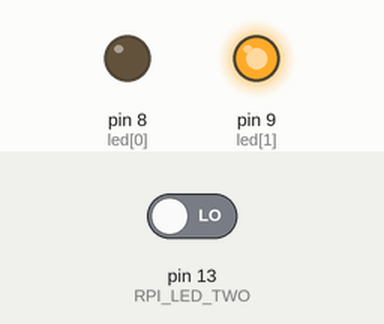
Recording of a sketch running on a simulated Arduino Uno, built with avr-gcc and run on an emulated ATmega328P. Shown: output pins drawn as LEDs (lit = HIGH). Inputs (shaded band) come from the test bench; at power-on: pin 13 (RPI_LED_TWO) LOW.

Above: at 1.2 s.
1.3 s: pin 13 (RPI_LED_TWO) driven HIGH
At 2.3 s:
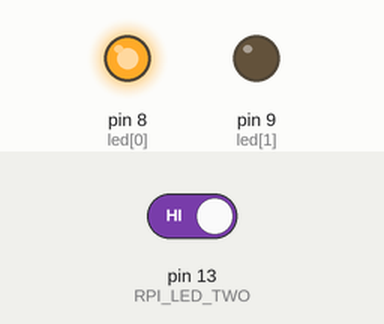
2.8 s: pin 13 (RPI_LED_TWO) driven LOW
At 3.5 s:
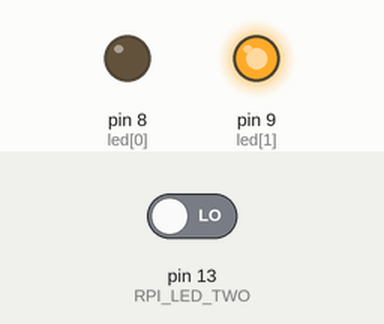
Timing chart, 0 to 5.8 s (numbered marks = the images above; inputs shaded):
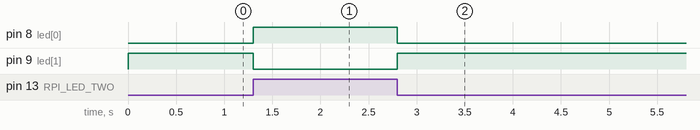

The sketch:

opdracht_8_a_Arduino.ino
```cpp
const int RPI_LED_TWO = 13;
const int RPI_LED_THREE = 12;
const int led[] = {8, 9};

void setup() {
  pinMode(led[0], OUTPUT);
  pinMode(led[1], OUTPUT);
  pinMode(RPI_LED_TWO, INPUT);
  pinMode(RPI_LED_THREE, INPUT);
}

void loop() {
  if(digitalRead(RPI_LED_TWO)){
    digitalWrite(led[0], HIGH);
    digitalWrite(led[1], LOW);
  } else {
    digitalWrite(led[0], LOW);
    digitalWrite(led[1], HIGH);
  }
}
```

Measured:
- after the input at 1.3 s, pin 8 (led[0]): LOW → HIGH at once; pin 9 (led[1]): HIGH → LOW at once
- after the input at 2.8 s, pin 8 (led[0]): HIGH → LOW at once; pin 9 (led[1]): LOW → HIGH at once
